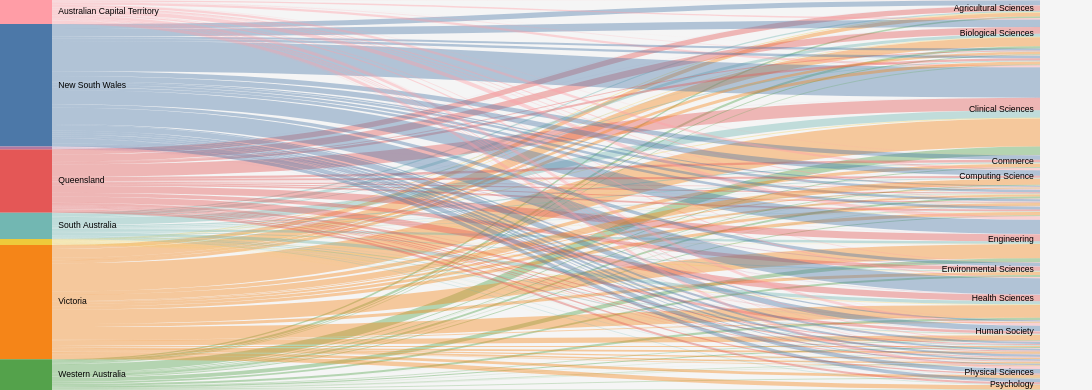

This figure's Vega-Lite source:
### Vega specification from a JSON file in a GitHub repository (floating-point values rounded to 4 significant figures; data arrays with more than 128 entries replaced by an {"elided": "..."} marker saying what was removed)
{"$schema": "https://vega.github.io/schema/vega/v5.json", "height": 500, "width": 1400, "data": [{"name": "rawData", "values": {"elided": "184 records"}}, {"name": "nodes", "source": "rawData", "transform": [{"type": "filter", "expr": "!groupSelector || groupSelector.State == datum.State || groupSelector.Field == datum.Field"}, {"type": "formula", "expr": "datum.State+datum.Field", "as": "key"}, {"type": "fold", "fields": ["State", "Field"], "as": ["stack", "grpId"]}, {"type": "formula", "expr": "datum.stack == 'State' ? datum.State+' '+datum.Field : datum.Field+' '+datum.State", "as": "sortField"}, {"type": "stack", "groupby": ["stack"], "sort": {"field": "sortField", "order": "descending"}, "field": "Money"}, {"type": "formula", "expr": "(datum.y0+datum.y1)/2", "as": "yc"}]}, {"name": "groups", "source": "nodes", "transform": [{"type": "aggregate", "groupby": ["stack", "grpId"], "fields": ["Money"], "ops": ["sum"], "as": ["total"]}, {"type": "stack", "groupby": ["stack"], "sort": {"field": "grpId", "order": "descending"}, "field": "total"}, {"type": "formula", "expr": "scale('y', datum.y0)", "as": "scaledY0"}, {"type": "formula", "expr": "scale('y', datum.y1)", "as": "scaledY1"}, {"type": "formula", "expr": "datum.stack == 'State'", "as": "rightLabel"}, {"type": "formula", "expr": "datum.total/domain('y')[1]", "as": "percentage"}]}, {"name": "destinationNodes", "source": "nodes", "transform": [{"type": "filter", "expr": "datum.stack == 'Field'"}]}, {"name": "edges", "source": "nodes", "transform": [{"type": "filter", "expr": "datum.stack == 'State'"}, {"type": "lookup", "from": "destinationNodes", "key": "key", "fields": ["key"], "as": ["target"]}, {"type": "linkpath", "orient": "horizontal", "shape": "diagonal", "sourceY": {"expr": "scale('y', datum.yc)"}, "sourceX": {"expr": "scale('x', 'State') + bandwidth('x')"}, "targetY": {"expr": "scale('y', datum.target.yc)"}, "targetX": {"expr": "scale('x', 'Field')"}}, {"type": "formula", "expr": "range('y')[0]-scale('y', datum.Money)", "as": "strokeWidth"}, {"type": "formula", "expr": "datum.Money/domain('y')[1]", "as": "percentage"}]}], "scales": [{"name": "x", "type": "band", "range": "width", "domain": ["State", "Field"], "paddingInner": 0.95}, {"name": "y", "type": "linear", "range": "height", "domain": {"data": "nodes", "field": "y1"}}, {"name": "color", "type": "ordinal", "range": "category", "domain": {"data": "rawData", "field": "State"}}, {"name": "stackNames", "type": "ordinal", "range": ["Source", "Destination"], "domain": ["State", "Field"]}], "marks": [{"type": "path", "name": "edgeMark", "from": {"data": "edges"}, "clip": true, "encode": {"update": {"stroke": [{"test": "groupSelector && groupSelector.stack=='State'", "field": "Field"}, {"scale": "color", "field": "State"}], "strokeWidth": {"field": "strokeWidth"}, "path": {"field": "path"}, "strokeOpacity": {"signal": "!groupSelector && (groupHover.State == datum.State || groupHover.Field == datum.Field) ? 0.9 : 0.4"}, "zindex": {"signal": "!groupSelector && (groupHover.State == datum.State || groupHover.Field == datum.Field) ? 1 : 0"}, "tooltip": {"signal": "datum.State + ' on ' + datum.Field + ':  ' + format(datum.Money, ',.0f')"}}, "hover": {"strokeOpacity": {"value": 1}}}}, {"type": "rect", "name": "groupMark", "from": {"data": "groups"}, "encode": {"enter": {"fill": {"scale": "color", "field": "grpId"}, "width": {"scale": "x", "band": 1}}, "update": {"x": {"scale": "x", "field": "stack"}, "y": {"field": "scaledY0"}, "y2": {"field": "scaledY1"}, "fillOpacity": {"value": 1}, "tooltip": {"signal": "datum.grpId + ' Expenditure: ' + format(datum.total, ',.0f')"}}, "hover": {"fillOpacity": {"value": 1}}}}, {"type": "text", "from": {"data": "groups"}, "interactive": false, "encode": {"update": {"x": {"signal": "scale('x', datum.stack) + (datum.rightLabel ? bandwidth('x') + 8 : -8)"}, "yc": {"signal": "(datum.scaledY0 + datum.scaledY1)/2"}, "align": {"signal": "datum.rightLabel ? 'left' : 'right'"}, "baseline": {"value": "middle"}, "fontWeight": {"value": "normal"}, "text": {"signal": "abs(datum.scaledY0-datum.scaledY1) > 13 ? datum.grpId : ''"}}}}, {"type": "group", "data": [{"name": "dataForShowAll", "values": [{}], "transform": [{"type": "filter", "expr": "groupSelector"}]}], "encode": {"enter": {"xc": {"signal": "width/2"}, "y": {"value": 30}, "width": {"value": 80}, "height": {"value": 30}}}, "marks": [{"type": "group", "name": "groupReset", "from": {"data": "dataForShowAll"}, "encode": {"enter": {"cornerRadius": {"value": 6}, "fill": {"value": "#f5f5f5"}, "stroke": {"value": "#000"}, "strokeWidth": {"value": 2}, "height": {"field": {"group": "height"}}, "width": {"field": {"group": "width"}}}, "update": {"opacity": {"value": 1}}, "hover": {"opacity": {"value": 0.7}}}, "marks": [{"type": "text", "interactive": false, "encode": {"enter": {"xc": {"field": {"group": "width"}, "mult": 0.5}, "yc": {"field": {"group": "height"}, "mult": 0.5, "offset": 2}, "align": {"value": "center"}, "baseline": {"value": "middle"}, "fontWeight": {"value": "normal"}, "text": {"value": "Show All"}}}}]}]}, {"type": "rect", "from": {"data": "nodes"}, "encode": {"enter": {"stroke": {"value": "#000"}, "strokeWidth": {"value": 0}, "width": {"scale": "x", "band": 1}, "x": {"scale": "x", "field": "stack"}, "y": {"field": "y0", "scale": "y"}, "y2": {"field": "y1", "scale": "y"}}}}], "signals": [{"name": "groupHover", "value": {}, "on": [{"events": "@groupMark:mouseover", "update": "{State:datum.stack=='State' && datum.grpId, Field:datum.stack=='Field' && datum.grpId}"}, {"events": "mouseout", "update": "{}"}]}, {"name": "groupSelector", "value": false, "on": [{"events": "@groupMark:click!", "update": "{stack:datum.stack, State:datum.stack=='State' && datum.grpId, Field:datum.stack=='Field' && datum.grpId}"}, {"events": [{"type": "click", "markname": "groupReset"}, {"type": "dblclick"}], "update": "false"}]}], "config": {"font": "Poppins", "background": "rgb(245,245,245)"}}
